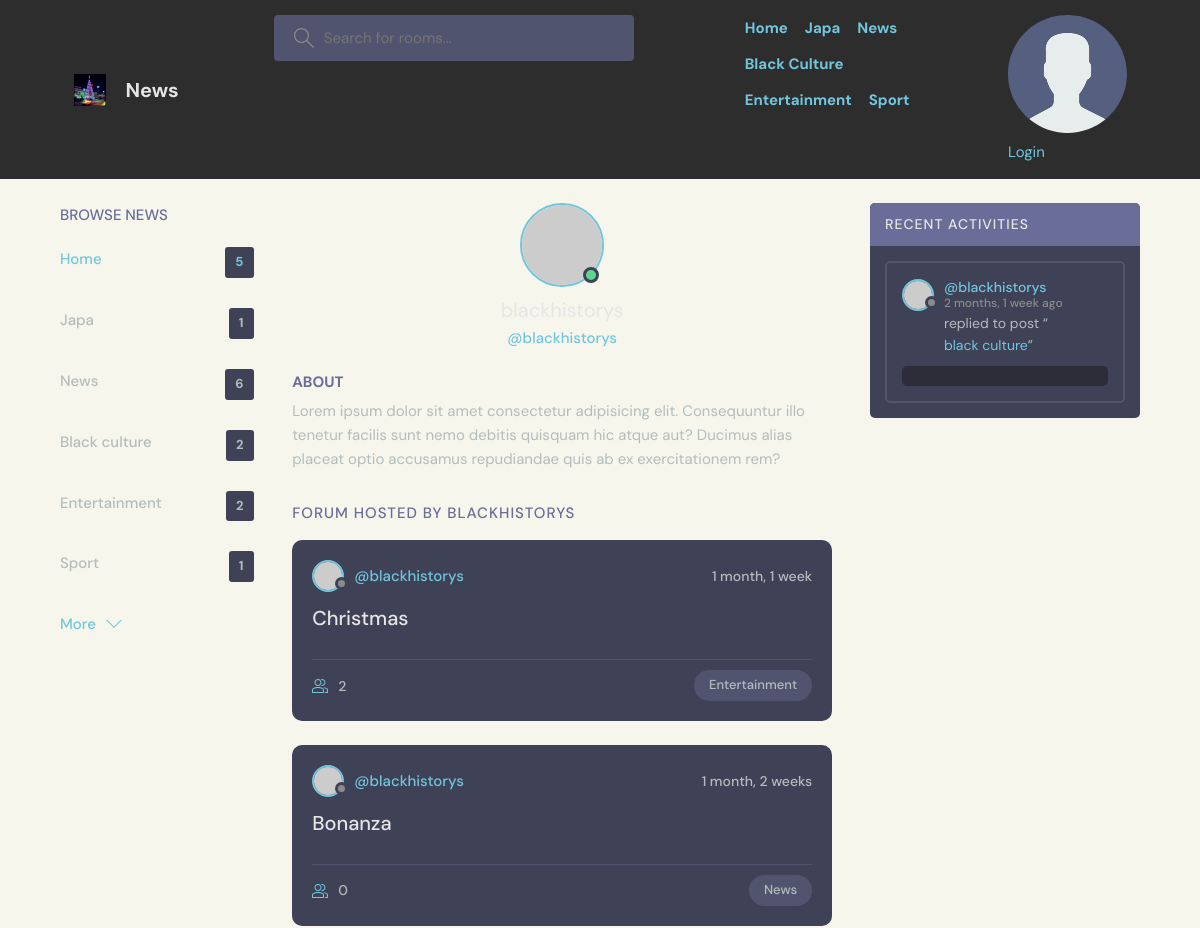
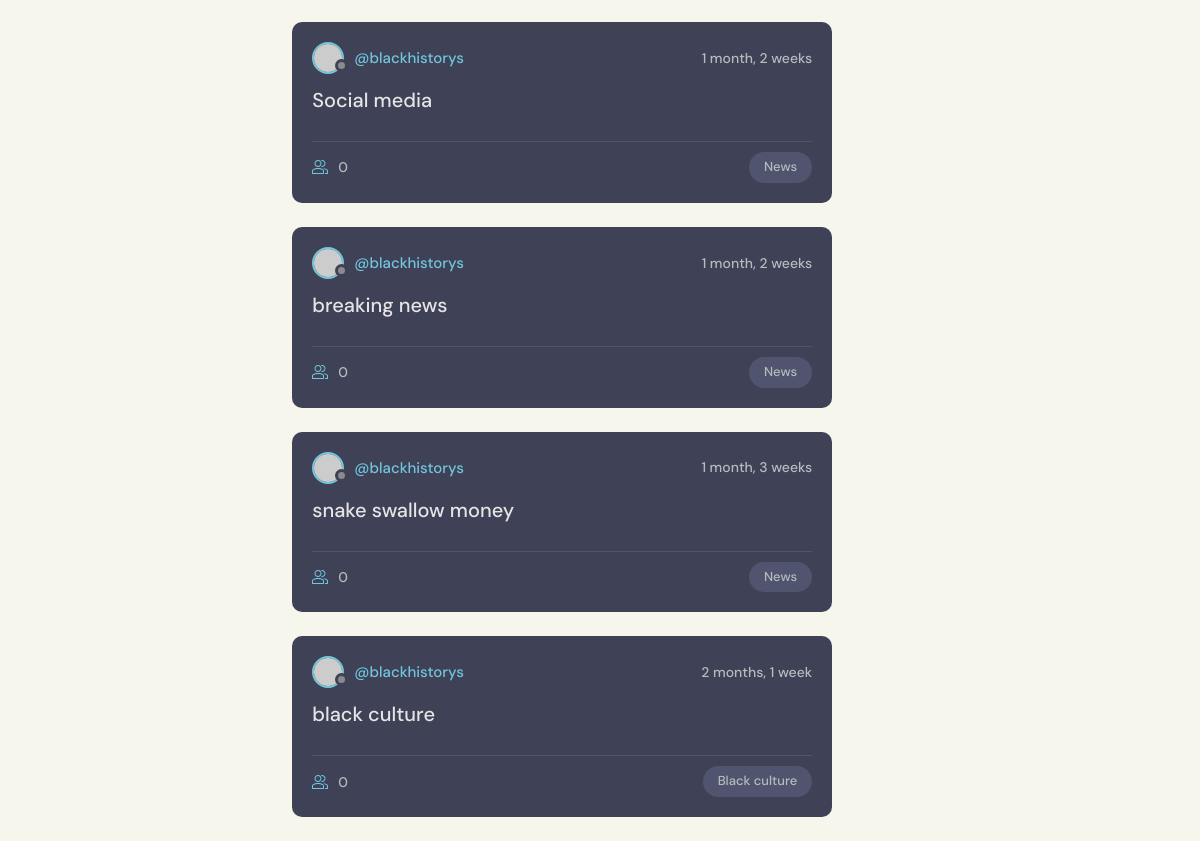
Page /user-profile/2/ on the committed database (2 pictures, top to bottom).
### blog/models.py (models this page shows, shortened)
class Category(models.Model):
    name = models.CharField(max_length=100, unique=True)

class Post(models.Model):
    title = models.CharField(max_length=200)
    author = models.ForeignKey(User, on_delete=models.CASCADE)
    content = models.TextField(blank=True, null=True)
    participants =models.ManyToManyField(User, related_name='participants', blank=True)
    image = models.ImageField(upload_to='post_images/', blank=True, null=True)
    created_at = models.DateTimeField(auto_now_add=True)
    updated_at = models.DateTimeField(auto_now=True)
    category = models.ForeignKey(Category, on_delete=models.CASCADE)
    views = models.PositiveIntegerField(default=0)
    class Meta:
        ordering = ['-updated_at', 'created_at']
    def __str__(self):
        return self.title

class Comment(models.Model):
    post = models.ForeignKey(Post, related_name='comments', on_delete=models.CASCADE)
    user = models.ForeignKey(User, on_delete=models.CASCADE)
    content = models.TextField()
    created_at = models.DateTimeField(auto_now_add=True)
    class Meta:
        ordering = ['-created_at']

### blog/views.py (the view)
# urls.py: path('user-profile/<str:pk>/', views.userProfile, name='profile'),
def userProfile(request, pk):
    user = User.objects.get(id=pk)
    post_details = user.post_set.all() #Check each post by the specific user profile using from the POST MODEL ON VIEWS
    news_comments = user.comment_set.all()#Check each post by the specific user profile using from the POST MODEL ON VIEWS
    user_comments = Comment.objects.all() # Can also get all the user comments
    category = Category.objects.all()
    context = {'user': user,
               'post_details': post_details,
               'news_comments' : news_comments,
               'comments': user_comments,
               'category' : category
              }
    return render(request, 'apalaa/user_profile.html', context)

### template/apalaa/user_profile.html (shortened to what this page needs)
{% extends 'main.html' %}
{% block content %}
  <main class="profile-page layout layout--3">
    <div class="container">
      {% include 'apalaa/topics_component.html' %}
      <div class="roomList">
        <div class="profile">
          <div class="profile__avatar">
            <div class="avatar avatar--large active">
              <img src="https://randomuser.me/api/portraits/men/11.jpg" />
            </div>
          </div>
          <div class="profile__info">
            <h3>{{user.username}}</h3>
            <p>@{{user.username}}</p>
          </div>
          <div class="profile__about">
            <h3>About</h3>
            <p>
              Lorem ipsum dolor sit amet consectetur adipisicing elit. Consequuntur illo tenetur
              facilis sunt nemo debitis quisquam hic atque aut? Ducimus alias placeat optio
              accusamus repudiandae quis ab ex exercitationem rem?
            </p>
          </div>
        </div>
        <div class="roomList__header">
          <div>
            <h2>Forum hosted by {{user.username}}</a>
            </h2>
          </div>
        </div>
        {% include 'apalaa/feed_component.html'%}
      </div>
      {% include 'apalaa/user_activities.html' %}
    </div>
  </main>
{% endblock content %}

### template/apalaa/topics_component.html
<div class="topics">
    <div class="topics__header">
      <h2>Browse News</h2>
    </div>
    <ul class="topics__list">
      <li>
        <a href="{% url 'home' %}" class="active">Home <span>{{category.count}}</span></a>
      </li>
      {% for user in category %}
      <li>
        <a href="{% url 'home' %}?q={{user.name}}">{{user.name}}<span>{{user.post_set.all.count}}</span></a>
      </li>
      {% endfor %}
    </ul>
    <a class="btn btn--link" href="{% url 'topics' %}">
      More
      <svg version="1.1" xmlns="http://www.w3.org/2000/svg" width="32" height="32" viewBox="0 0 32 32">
        <title>chevron-down</title>
        <path d="M16 21l-13-13h-3l16 16 16-16h-3l-13 13z"></path>
      </svg>
    </a>
  </div>

### template/apalaa/feed_component.html (shortened to what this page needs)
{% for post_detail in post_details %}
<div class="roomListRoom">
    <div class="roomListRoom__header">
      <a href="{% url 'profile' post_detail.author.id %}" class="roomListRoom__author">
        <div class="avatar avatar--small">
          <img src="https://randomuser.me/api/portraits/women/11.jpg" />
        </div>
        <span>@{{post_detail.author.username}}</span>
      </a>
      <div class="roomListRoom__actions">
        <span>{{post_detail.created_at|timesince}}</span>
      </div>
    </div>
    <div class="roomListRoom__content">
      <a href="{% url 'news' post_detail.id%}">{{post_detail.title}}</a>
    </div>
    <div class="roomListRoom__meta">
      <a href="{% url 'news' post_detail.id %}" class="roomListRoom__joined">
        {{post_detail.participants.all.count}}
      </a>
      <p class="roomListRoom__topic">{{post_detail.category.name}}</p>
    </div>
</div>
{% endfor %}

### template/apalaa/user_activities.html (shortened to what this page needs)
<div class="activities">
    <div class="activities__header">
      <h2>Recent Activities</h2>
    </div>
    {% for message in news_comments %}
    <div class="activities__box">
      <div class="activities__boxHeader roomListRoom__header">
        <a href="{% url 'profile' message.user.id %}" class="roomListRoom__author">
          <div class="avatar avatar--small">
            <img src="https://randomuser.me/api/portraits/women/11.jpg" />
          </div>
          <p>
            @{{message.user}}
            <span>{{message.created_at|timesince}} ago</span>
          </p>
        </a>
      </div>
      <div class="activities__boxContent">
        <p>replied to post “<a href="{% url 'news' message.post.id%}">{{message.post}}</a>”</p>
        <div class="activities__boxRoomContent">
        </div>
      </div>
    </div>
    {% endfor %}
  </div>

### rows in the picture
Category: name "Japa", post_set.all.count "1"
Category: name "News", post_set.all.count "6"
Category: name "Black culture", post_set.all.count "2"
Category: name "Entertainment", post_set.all.count "2"
Category: name "Sport", post_set.all.count "1"
Post: author.username "blackhistorys", created_at "1 month, 1 week", title "Christmas", participants.all.count "2", category.name "Entertainment"
Post: author.username "blackhistorys", created_at "1 month, 2 weeks", title "Bonanza", participants.all.count "0", category.name "News"
Post: author.username "blackhistorys", created_at "1 month, 2 weeks", title "Social media", participants.all.count "0", category.name "News"
Post: author.username "blackhistorys", created_at "1 month, 2 weeks", title "breaking news", participants.all.count "0", category.name "News"
Post: author.username "blackhistorys", created_at "1 month, 3 weeks", title "snake swallow money", participants.all.count "0", category.name "News"
Post: author.username "blackhistorys", created_at "2 months, 1 week", title "black culture", participants.all.count "0", category.name "Black culture"
Comment: user "blackhistorys", created_at "2 months, 1 week", post "black culture"

### other values in the picture
{{ category.count }} "5"
{{ user.username }} "blackhistorys"
{{ user.username }} "BLACKHISTORYS"
